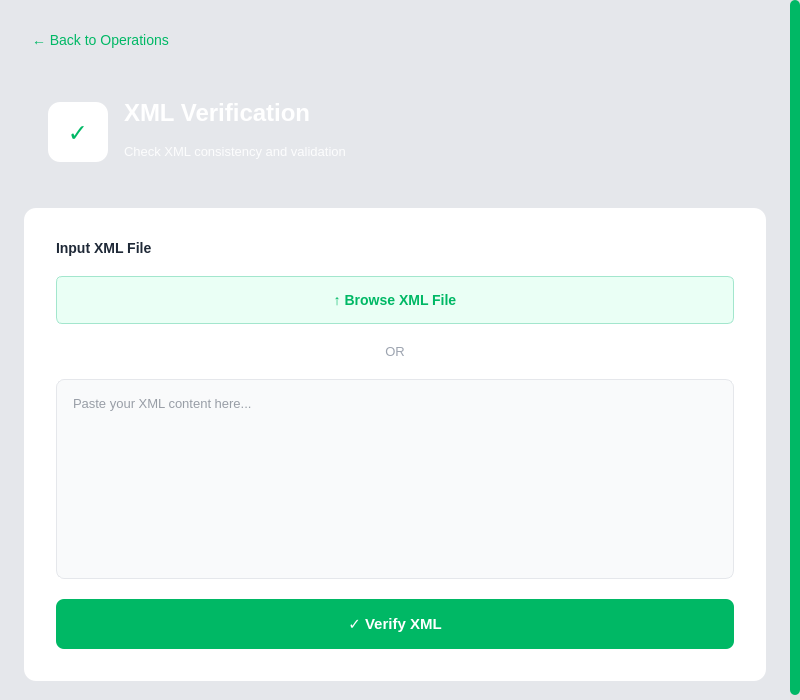
<?xml version="1.0" encoding="UTF-8"?>
<ui version="4.0">
 <class>VerificationPage</class>
 <widget class="QWidget" name="VerificationPage">
  <property name="geometry">
   <rect>
    <x>0</x>
    <y>0</y>
    <width>800</width>
    <height>700</height>
   </rect>
  </property>
  <property name="windowTitle">
   <string>XML Verification</string>
  </property>
  <property name="styleSheet">
   <string notr="true">
/* Global styles */
QWidget {
    background-color: #e5e7eb;
}
QLabel {
    background-color: transparent;
}

/* Specific styling for scroll area's content wrapper */
QWidget#scrollAreaWidgetContents {
    background-color: #e5e7eb;
}

/* Back Button */
QPushButton#btnBack {
    background-color: transparent;
    border: none;
    color: #00b865;
    font-size: 14px;
    text-align: left;
    padding: 8px;
}

QPushButton#btnBack:hover {
    background-color: rgba(0, 184, 101, 0.1);
    border-radius: 6px;
    text-decoration: none;
}

/* Header Widget (Gradient Teal/Green) */
QWidget#headerWidget {
    background: qlineargradient(x1:0, y1:0, x2:1, y2:0,
                                 stop:0 #26a69a, stop:1 #00695c);
    border-radius: 12px;
}

QLabel#lblTitle {
    color: white;
    font-size: 24px;
    font-weight: bold;
}

QLabel#lblSubtitle {
    color: rgba(255, 255, 255, 0.9);
    font-size: 13px;
}

/* Content Widget (White Card) */
QWidget#contentWidget {
    background-color: white;
    border-radius: 12px;
}

/* Labels */
QLabel#lblInput {
    color: #1f2937;
    font-size: 14px;
    font-weight: 600;
}

/* Browse Button */
QPushButton#btnBrowse {
    background-color: #eafff5;
    color: #00b865;
    border: 1px solid #a3e6cd;
    border-radius: 6px;
    padding: 12px 24px;
    font-size: 14px;
    font-weight: 500;
}

QPushButton#btnBrowse:hover {
    background-color: #d1fae5;
}

/* Input Text Edit (QPlainTextEdit) */
QPlainTextEdit#txtInput {
    background-color: #f9fafb;
    border: 1px solid #e5e7eb;
    border-radius: 8px;
    padding: 12px;
    font-family: 'Consolas', monospace;
    font-size: 13px;
    color: #374151;
}

QPlainTextEdit#txtInput:focus {
    border: 2px solid #00b865;
    background-color: white;
}

/* Verify Button */
QPushButton#btnVerify {
    background-color: #00b865;
    color: white;
    border: none;
    border-radius: 8px;
    padding: 14px 28px;
    font-size: 15px;
    font-weight: 600;
}

QPushButton#btnVerify:hover {
    background-color: #009e57;
}

QPushButton#btnVerify:pressed {
    background-color: #007d43;
}

/* ScrollBar */
QScrollBar:vertical {
    border: none;
    background: #e0e0e0;
    width: 10px; 
    margin: 0px; 
}
QScrollBar::handle:vertical {
    background: #00b865; 
    min-height: 20px;
    border-radius: 5px;
}
QScrollBar::handle:vertical:hover {
    background: #009e57; 
}
QScrollBar::add-line:vertical, QScrollBar::sub-line:vertical {
    border: none;
    background: none;
    height: 0px; 
}
QScrollBar::add-page:vertical, QScrollBar::sub-page:vertical {
    background: none;
}
   </string>
  </property>

  <layout class="QVBoxLayout" name="rootLayout">
   <property name="leftMargin"><number>0</number></property>
   <property name="rightMargin"><number>0</number></property>
   <property name="topMargin"><number>0</number></property>
   <property name="bottomMargin"><number>0</number></property>

   <item>
    <widget class="QScrollArea" name="scrollArea">
     <property name="widgetResizable">
      <bool>true</bool>
     </property>
     <property name="frameShape">
      <enum>QFrame::NoFrame</enum>
     </property>

     <widget class="QWidget" name="scrollAreaWidgetContents">
      <layout class="QVBoxLayout" name="mainLayout">
       <property name="spacing"><number>16</number></property>
       <property name="leftMargin"><number>24</number></property>
       <property name="topMargin"><number>24</number></property>
       <property name="rightMargin"><number>24</number></property>
       <property name="bottomMargin"><number>24</number></property>

       <!-- 1. Back Button -->
       <item>
        <widget class="QPushButton" name="btnBack">
         <property name="text">
          <string>← Back to Operations</string>
         </property>
         <property name="cursor">
          <cursorShape>PointingHandCursor</cursorShape>
         </property>
        </widget>
       </item>

       <!-- 2. Header Widget -->
       <item>
        <widget class="QWidget" name="headerWidget" native="true">
         <property name="minimumSize">
          <size><width>0</width><height>120</height></size>
         </property>
         <layout class="QHBoxLayout" name="headerLayout">
          <property name="spacing"><number>16</number></property>
          <property name="leftMargin"><number>24</number></property>
          <property name="topMargin"><number>24</number></property>
          <property name="rightMargin"><number>24</number></property>
          <property name="bottomMargin"><number>24</number></property>

          <item>
           <widget class="QLabel" name="iconLabel">
            <property name="minimumSize">
             <size><width>60</width><height>60</height></size>
            </property>
            <property name="maximumSize">
             <size><width>60</width><height>60</height></size>
            </property>
            <property name="styleSheet">
             <string notr="true">background-color: white; border-radius: 12px; font-size: 24px; font-weight: bold; color: #00b865;</string>
            </property>
            <property name="text"><string>✓</string></property>
            <property name="alignment">
             <set>Qt::AlignCenter</set>
            </property>
           </widget>
          </item>

          <item>
           <layout class="QVBoxLayout" name="headerTextLayout">
            <property name="spacing"><number>4</number></property>
            <item>
             <widget class="QLabel" name="lblTitle">
              <property name="text">
               <string>XML Verification</string>
              </property>
             </widget>
            </item>
            <item>
             <widget class="QLabel" name="lblSubtitle">
              <property name="text">
               <string>Check XML consistency and validation</string>
              </property>
             </widget>
            </item>
           </layout>
          </item>
          <item><spacer name="horizontalSpacer"><property name="orientation"><enum>Qt::Horizontal</enum></property></spacer></item>
         </layout>
        </widget>
       </item>

       <!-- 3. Content Widget (White Card) -->
       <item>
        <widget class="QWidget" name="contentWidget" native="true">
         <layout class="QVBoxLayout" name="contentLayout">
          <property name="spacing"><number>20</number></property>
          <property name="leftMargin"><number>32</number></property>
          <property name="topMargin"><number>32</number></property>
          <property name="rightMargin"><number>32</number></property>
          <property name="bottomMargin"><number>32</number></property>

          <item>
           <widget class="QLabel" name="lblInput">
            <property name="text">
             <string>Input XML File</string>
            </property>
           </widget>
          </item>

          <item>
           <widget class="QPushButton" name="btnBrowse">
            <property name="minimumSize">
             <size><width>0</width><height>48</height></size>
            </property>
            <property name="cursor">
             <cursorShape>PointingHandCursor</cursorShape>
            </property>
            <property name="text">
             <string>↑ Browse XML File</string>
            </property>
           </widget>
          </item>

          <item>
           <widget class="QLabel" name="lblOr">
            <property name="text"><string>OR</string></property>
            <property name="alignment"><set>Qt::AlignCenter</set></property>
            <property name="styleSheet"><string>color: #9ca3af; font-size: 13px;</string></property>
           </widget>
          </item>

          <item>
           <widget class="QPlainTextEdit" name="txtInput">
            <property name="minimumSize">
             <size><width>0</width><height>200</height></size>
            </property>
            <property name="placeholderText">
             <string>Paste your XML content here...</string>
            </property>
           </widget>
          </item>

          <item>
           <widget class="QPushButton" name="btnVerify">
            <property name="minimumSize">
             <size><width>0</width><height>50</height></size>
            </property>
            <property name="cursor">
             <cursorShape>PointingHandCursor</cursorShape>
            </property>
            <property name="text">
             <string>✓ Verify XML</string>
            </property>
           </widget>
          </item>

         </layout>
        </widget>
       </item>

      </layout>
     </widget>
    </widget>
   </item>

  </layout>
 </widget>
 <resources/>
 <connections/>
</ui>
